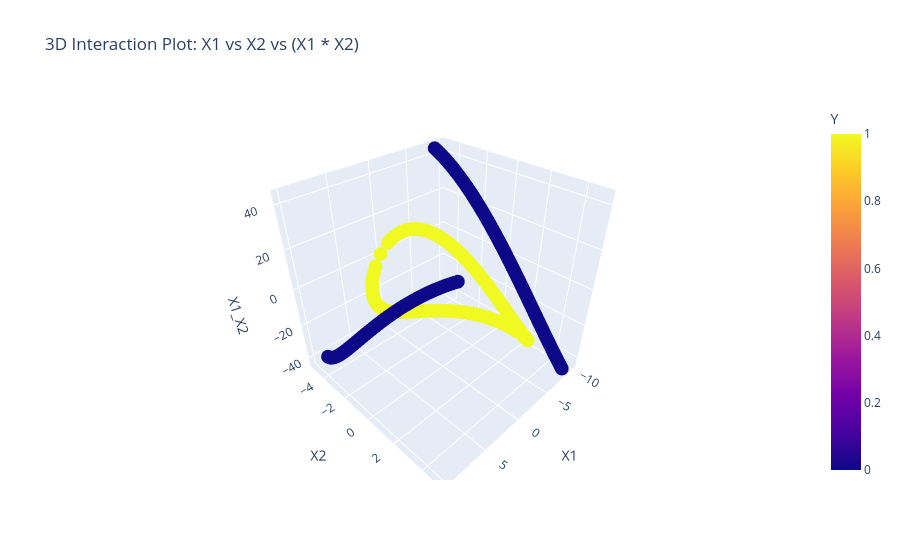

Source (notebook cell):
### Code cell
import plotly.express as px

fig = px.scatter_3d(
    df, x='X1',  y='X2',  z='X1_X2', 
    color='Y',
    title='3D Interaction Plot: X1 vs X2 vs (X1 * X2)',
    labels={'X1*X2': 'X1 × X2'}  # Optional: Cleans up the axis label
)
fig.show()

### Figure 1 — Plotly figure (JSON) as saved in the notebook; plotly's stock layout.template omitted (floating-point values rounded to 4 significant figures; data arrays with more than 128 entries replaced by an {"elided": "..."} marker saying what was removed)
{"data": [{"hovertemplate": "X1=%{x}<br>X2=%{y}<br>X1_X2=%{z}<br>Y=%{marker.color}<extra></extra>", "legendgroup": "", "marker": {"color": {"elided": "400 int values"}, "coloraxis": "coloraxis", "symbol": "circle"}, "mode": "markers", "name": "", "scene": "scene", "showlegend": false, "type": "scatter3d", "x": {"elided": "400 float values"}, "y": {"elided": "400 float values"}, "z": {"elided": "400 float values"}}], "layout": {"coloraxis": {"colorbar": {"title": {"text": "Y"}}, "colorscale": [[0, "#0d0887"], [0.1111, "#46039f"], [0.2222, "#7201a8"], [0.3333, "#9c179e"], [0.4444, "#bd3786"], [0.5556, "#d8576b"], [0.6667, "#ed7953"], [0.7778, "#fb9f3a"], [0.8889, "#fdca26"], [1, "#f0f921"]]}, "legend": {"tracegroupgap": 0}, "scene": {"domain": {"x": [0, 1], "y": [0, 1]}, "xaxis": {"title": {"text": "X1"}}, "yaxis": {"title": {"text": "X2"}}, "zaxis": {"title": {"text": "X1_X2"}}}, "title": {"text": "3D Interaction Plot: X1 vs X2 vs (X1 * X2)"}}}
